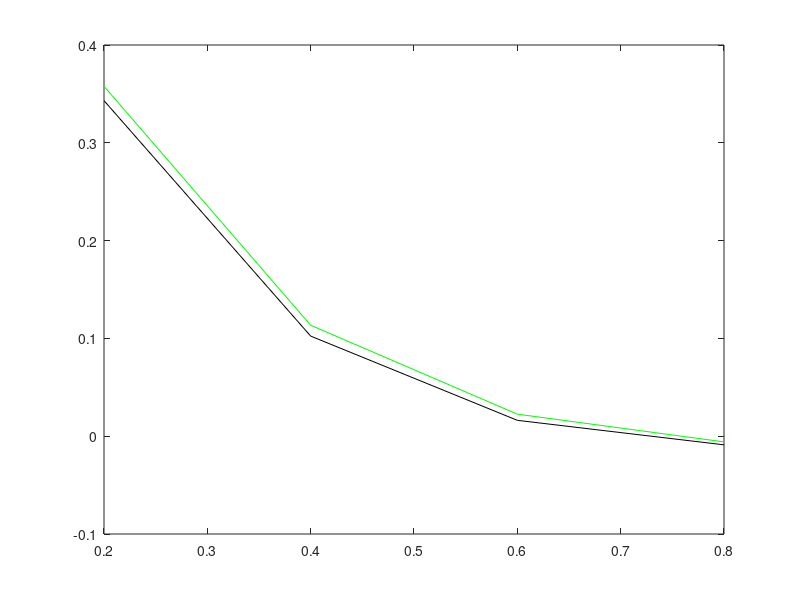

Write the MATLAB code that produced this figure. (Note: this script raises an error after producing the figure.)
clc;
clear;
close all;
prompt = 'Enter N' %user will input N
prompt1 = 'Enter k' %user will input k
N=input(prompt);
k= input(prompt1);
h= 1/N; 
A= zeros(N,N); %creates matrix nxn
for c = 1:N %for loop to make coeff matrix
    for r = 1:N
        
        if r == c
            A(r,c) = -(2+k^2*h^2);
        elseif abs(r-c) == 1
            A(r,c) = 1;
        else
            A(r,c) = 0;
        end
        
    end
end
A;
F= zeros(N,1); %creates zero matrix for solution
for d = 1:N %filling in matrix with value using loop and conditional statements
    if d == 1
        F(d,1)= -1 + h^2;
    elseif d== N
        F(N,1)= h^2;
    else 
        F(d,1)= h^2;
    end
end
F;
F_1= F(1:N-1,1); %reducing matrix since u(L)=0
A_1= A(1:N-1,1:N-1); %reducing matrix since u(L)=0
U= A_1\F_1; %solving for u
x= h:h:1-h; %creating x vector to plot
y=(-1+(sinh(k-k*x) + sinh(k*x))/sinh(k))*(1/k^2) + (sinh(k-k*x))/sinh(k); %given exact function
p=plot(x,U,'g',x,y,'k') %plotting exact vs approximate value
p(1).Marker= '*'
legend('approximate value', 'real value');
%input N=~ 5120 for k=10 and k=100 to obtain results with low error
